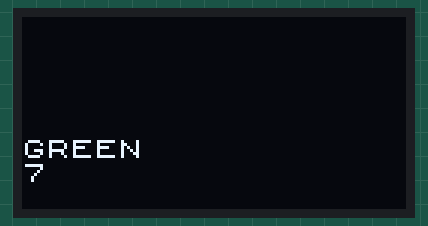
Bench run of a sketch on a simulated Arduino Uno, built with avr-gcc and run on an emulated ATmega328P. Shown: 128×64 one-colour display. Random numbers use the default seed unless the sketch sets one; what the sketch prints to the serial monitor is not drawn.

Above: at 1.1 s.
At 7.1 s:
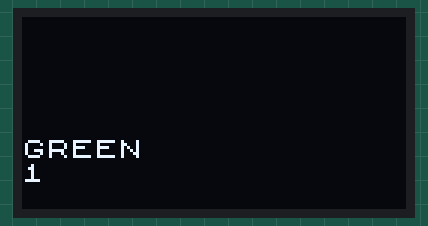
At 15.1 s:
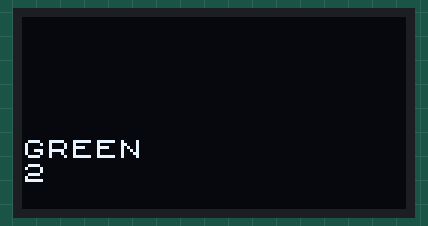
At 21.1 s:
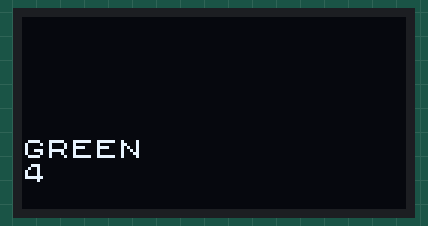
At 39.1 s:
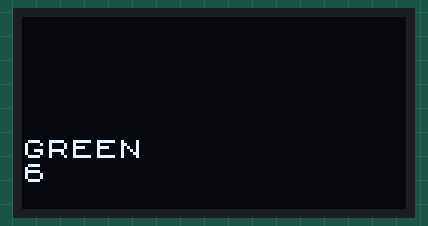

The sketch:

countdown.ino
```cpp
#include "Arduino_SensorKit.h"

unsigned long currentTime, previousTime = 0;
int randNumber, i;

void setup() {
  // put your setup code here, to run once:
  Serial.begin(9600);
  Oled.begin();
  Oled.setFlipMode(true);
  randNumber = random(5, 10);
  i = randNumber;
}

void loop() {
  // put your main code here, to run repeatedly:
  Oled.setFont(u8x8_font_chroma48medium8_r);
  currentTime = millis();

  if (currentTime - previousTime >= 1000) {
    previousTime = currentTime;
    Serial.print("integer: ");
    Serial.println(i);  //display number in serial monitor
    Oled.setCursor(0, 5);
    Oled.println("GREEN");
    Oled.println(i);

    //if number reaches 0, then end countdown
    if (i == 0) {
      Serial.println("Time's Up");
      Oled.println("RED");

      randNumber = random(5, 10);
      i = randNumber;
      Oled.clear();
    }
    i--;
  }
}
```

Measured:
- what the display in image 0 shows lasts 1.0 s, from 1.0 s to 2.0 s
